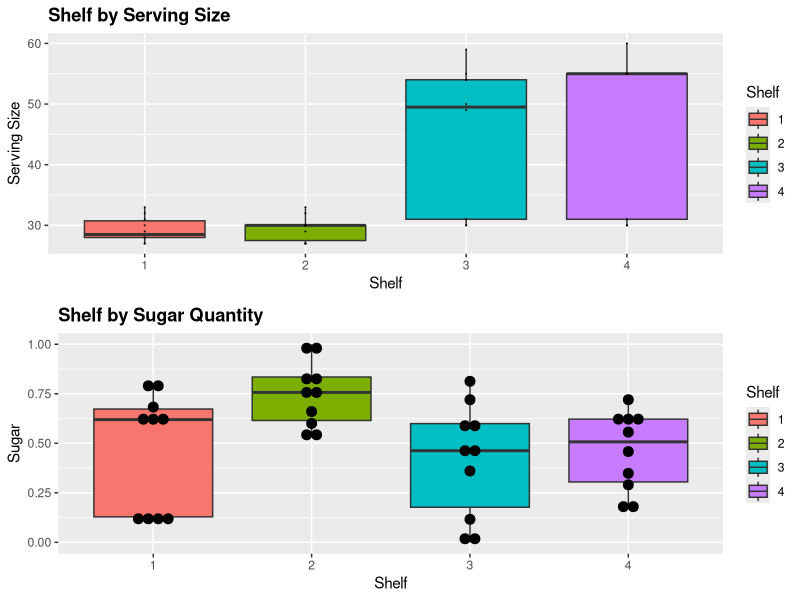
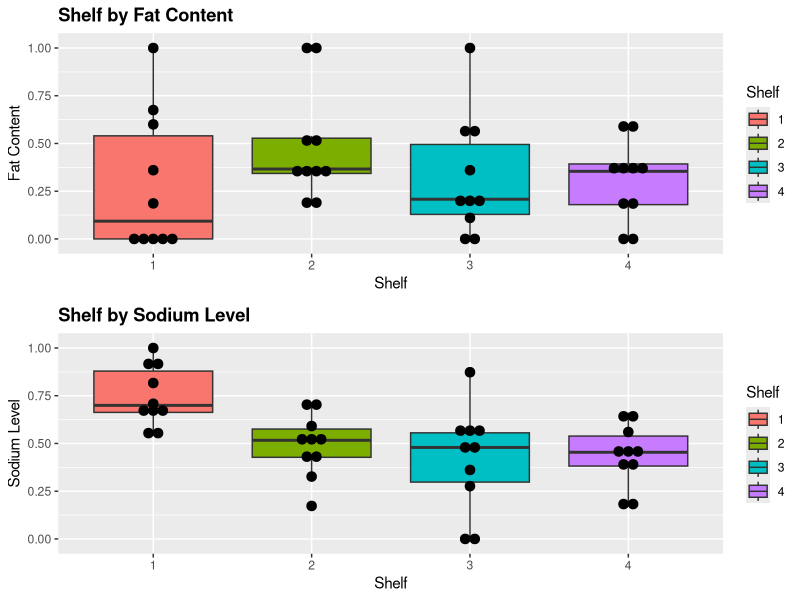
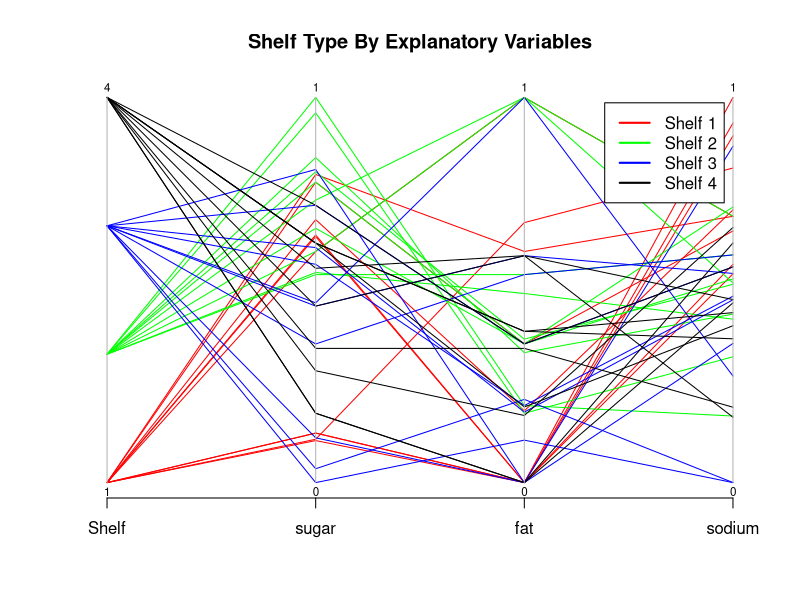
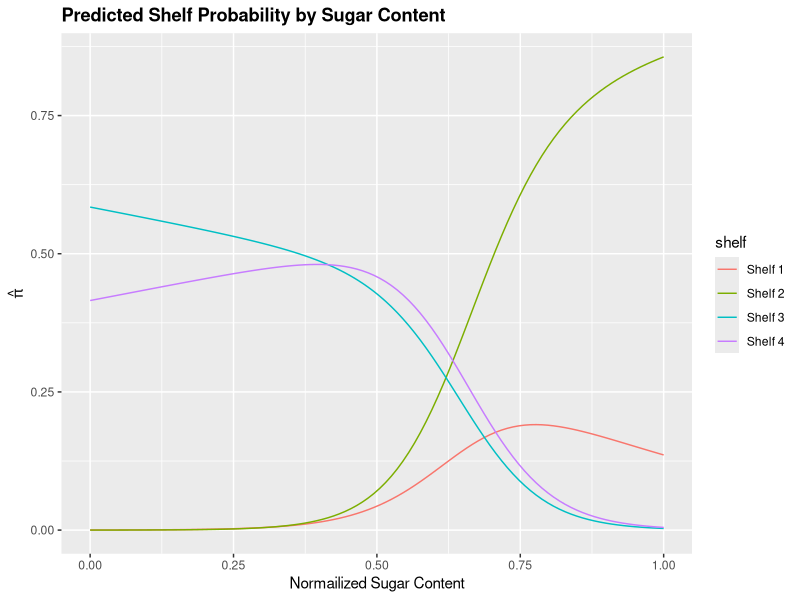

These charts were generated, in order, by the following R code:
## ---- chunk 1
#install.packages("MASS")
#install.packages("ggplot2")
library(tidyverse)
library(patchwork)
library(MASS)
library(ggplot2)   

## To assemble multiple plots
library(gridExtra)

# multinomial regression
library (nnet)

# car pacakge for testing
library (car)
## ---- chunk 2
cereal <- read_csv('../data/short-questions/cereal_dillons.csv')
## ---- chunk 3
# reformatting the explanatory variables
# cereal$Shelf <- factor(cereal$Shelf)
cereal$Cereal <- factor(cereal$Cereal)

# normalize the explanatory variables
# 1. divide by serving size
# 2. normalized

stand01 <- function(x){(x - min(x)) / (max(x) - min(x))}
cereal2 <- data.frame(Shelf = cereal$Shelf,
                      size = cereal$size_g,
                      sugar = stand01(x = cereal$sugar_g / cereal$size_g),
                      fat = stand01(x = cereal$fat_g / cereal$size_g),
                      sodium = stand01(x = cereal$sodium_mg / cereal$size_g)
                      )
summary(cereal2)
## ---- chunk 4
p1 <- cereal2 %>%
  mutate(Shelf=as.factor(Shelf)) %>%
  ggplot(aes(Shelf, size)) +
  geom_boxplot(aes(fill = Shelf)) + 
  geom_dotplot( binaxis='y', stackdir='center', binwidth=0.05) +
  #coord_flip() +
  ggtitle("Shelf by Serving Size") + 
  theme(plot.title = element_text(lineheight=1, face="bold")) +
  ylab("Serving Size") +
  xlab("Shelf")

p2 <- cereal2 %>%
  mutate(Shelf=as.factor(Shelf)) %>%
  ggplot(aes(Shelf, sugar)) +
  geom_boxplot(aes(fill = Shelf)) + 
  geom_dotplot( binaxis='y', stackdir='center', binwidth=0.05) +
  #coord_flip() +
  ggtitle("Shelf by Sugar Quantity") + 
  theme(plot.title = element_text(lineheight=1, face="bold")) +
  ylab("Sugar") +
  xlab("Shelf")

p3 <- cereal2 %>%
  mutate(Shelf=as.factor(Shelf)) %>%
  ggplot(aes(Shelf, fat)) +
  geom_boxplot(aes(fill = Shelf)) + 
  geom_dotplot( binaxis='y', stackdir='center', binwidth=0.05) +
  #coord_flip() +
  ggtitle("Shelf by Fat Content") + 
  theme(plot.title = element_text(lineheight=1, face="bold")) +
  ylab("Fat Content") +
  xlab("Shelf")

p4 <- cereal2 %>%
  mutate(Shelf=as.factor(Shelf)) %>%
  ggplot(aes(Shelf, sodium)) +
  geom_boxplot(aes(fill = Shelf)) + 
  geom_dotplot( binaxis='y', stackdir='center', binwidth =0.05) +
  #coord_flip() +
  ggtitle("Shelf by Sodium Level") + 
  theme(plot.title = element_text(lineheight=1, face="bold")) +
  ylab("Sodium Level") +
  xlab("Shelf")


grid.arrange(p1, p2, nrow = 2, ncol = 1)
grid.arrange(p3, p4, nrow = 2, ncol = 1)

## ---- chunk 5
# for ease of visualization, Adding shelf here.
cols = c('red', 'green', 'blue', 'black')
parcoord(cereal2[c("Shelf", "sugar", "fat", "sodium")],
         col = cols[cereal2$Shelf], var.label = TRUE, 
         main="Shelf Type By Explanatory Variables")
legend("topright", legend=c("Shelf 1", "Shelf 2", "Shelf 3", "Shelf 4"), 
       lwd = 2, col = cols, inset = 0.05)
## ---- chunk 6
model_cereal_shelves_linear <- multinom(formula = Shelf ~ sugar 
                                                          + fat
                                                          + sodium, 
                                         data = cereal2)

# TODO: TA Clarify the quadratic here
model_cereal_shelves_quadratic <- multinom(formula = Shelf ~ sugar 
                                                            + fat 
                                                            + sodium
                                                            + sugar:fat
                                                            + sugar:sodium 
                                                            + fat:sodium
                                                            + sugar:fat:sodium, 
                                           data = cereal2)

summary(model_cereal_shelves_linear)
summary(model_cereal_shelves_quadratic)
## ---- chunk 7
lrt_cereal_main_effects <- Anova(model_cereal_shelves_linear, test = 'LR')
lrt_cereal_main_effects
## ---- chunk 8
lrt_cereal_quadratic_effects <- anova(model_cereal_shelves_linear, 
                                      model_cereal_shelves_quadratic, 
                                      test = 'Chisq')
lrt_cereal_quadratic_effects
## ---- chunk 9
# create a data set with stadardized value
new.data <- data.frame("Cereal" = "Apple Jack", 
                       "size" = 28, 
                       "sugar" = 12,
                       "fat" = 0.5,
                       "sodium" = 130)

# standardized the data
new.data$sugar <- new.data$sugar / new.data$size
new.data$fat <- new.data$fat / new.data$size
new.data$sodium <- new.data$sodium / new.data$size

new.data$size <- ((new.data$size - min(cereal$size_g)) 
                    /(max(cereal$size_g) - min(cereal$size_g)))

new.data$sugar <- ((new.data$sugar - min(cereal$sugar_g)) 
                    /(max(cereal$sugar_g) - min(cereal$sugar_g)))

new.data$fat <- ((new.data$fat - min(cereal$fat_g)) 
                    /(max(cereal$fat_g) - min(cereal$fat_g)))

new.data$sodium <- ((new.data$sodium - min(cereal$sodium_mg))
                    /(max(cereal$sodium_mg) - min(cereal$sodium_mg)))

# get model prediction for the given inputs
aj_shelf_probs <- predict(model_cereal_shelves_linear, 
                      newdata = new.data, 
                      type = "probs")

data.frame(pi.hat=round(aj_shelf_probs,5))
## ---- chunk 10
# stats taken from summary(cereal2) statistics from earlier
min_sugar <- 0
max_sugar <- 1

mean_fat <- 0.3476
mean_sodium <- 0.5240  

shelfs <- function(s) {
    new.data <- data.frame("sugar" = s,
                           "fat" = mean_fat,
                           "sodium" = mean_sodium)
    pred.prob <- predict(model_cereal_shelves_linear, 
                         newdata = new.data, type = "probs")
    
    outputs <- data.frame(pi.hat=round(pred.prob,10))
    return(outputs)
}


model.preds <- data.frame(x = seq(0, 1, length.out=100), 
                          values=c(shelfs(seq(0, 1, length.out=100))$pi.hat.1,
                                  shelfs(seq(0, 1, length.out=100))$pi.hat.2,
                                  shelfs(seq(0, 1, length.out=100))$pi.hat.3,
                                  shelfs(seq(0, 1, length.out=100))$pi.hat.4),
                          shelf = rep(c("Shelf 1", "Shelf 2", "Shelf 3", "Shelf 4"), 
                          each = 100))

ggplot(model.preds,                                   # Draw ggplot2 plot
       aes(x, values, col = shelf)) +
  geom_line() +
  ggtitle("Predicted Shelf Probability by Sugar Content") +
  theme(plot.title = element_text(lineheight=1, face="bold")) +
  ylab(expression(hat(pi))) +
  xlab("Normailized Sugar Content")
## ---- chunk 11
odds_ratios <- 'fill this in'
## ---- chunk 12
drinks <- read_csv('../data/short-questions/DeHartSimplified.csv')
## ---- chunk 13
